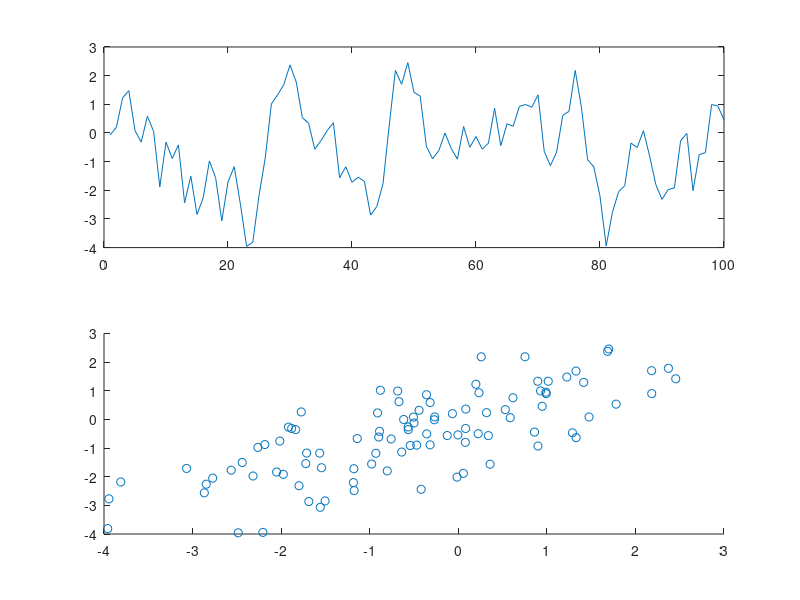

This chart was generated by the following MATLAB code:
e=randn(100,1);
x=zeros(100,1);
x(1)=e(1);
alpha=0.8;
for i=2:100, x(i)=alpha*x(i-1)+e(i); end

x_n=x(2:100,1);
x_n_1=x(1:99,1);

subplot(2,1,1);
plot(x);

subplot(2,1,2);
scatter(x_n_1,x_n);